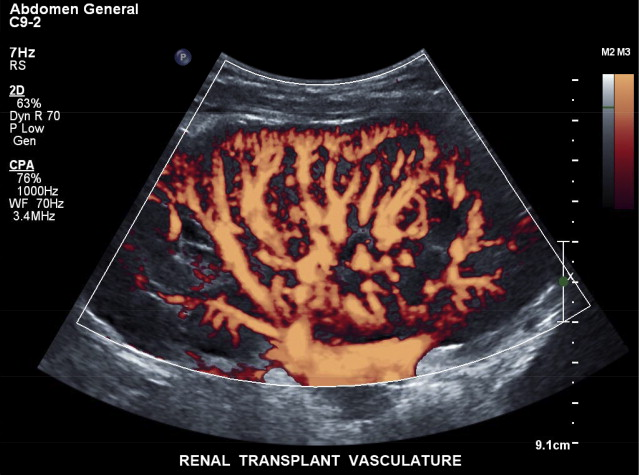
#> input picture images/PowerDopplerTest.jpg, 639 x 475 px, found by its file name
$ python image_crop.py
#> lines starting #> are read from the running program, lines starting #| are printed output that depends on the picture
# Importing Image class from PIL module
from PIL import Image

# Opens a image in RGB mode
im = Image.open("images/PowerDopplerTest.jpg")
#> im is the input picture: PIL image 639x475 RGB; mean R, G, B 52.8, 40.3, 39.9

# Size of the image in pixels (size of original image)
# (This is not mandatory)
width, height = im.size
#> width = 639; height = 475

# Setting the points for cropped image
left = 5
top = height / 4
#> top = 118.8
right = 164
bottom = 3 * height / 4
#> bottom = 356.2

# Cropped image of above dimension
# (It will not change original image)
im1 = im.crop((left, top, right, bottom))
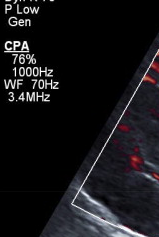
#> im1: PIL image 159x237 RGB; mean R, G, B 21.7, 20.9, 23.6

# Shows the image in image viewer
im1.show()

$ run again, with images/LabTechImage1.JPG copied over images/PowerDopplerTest.jpg
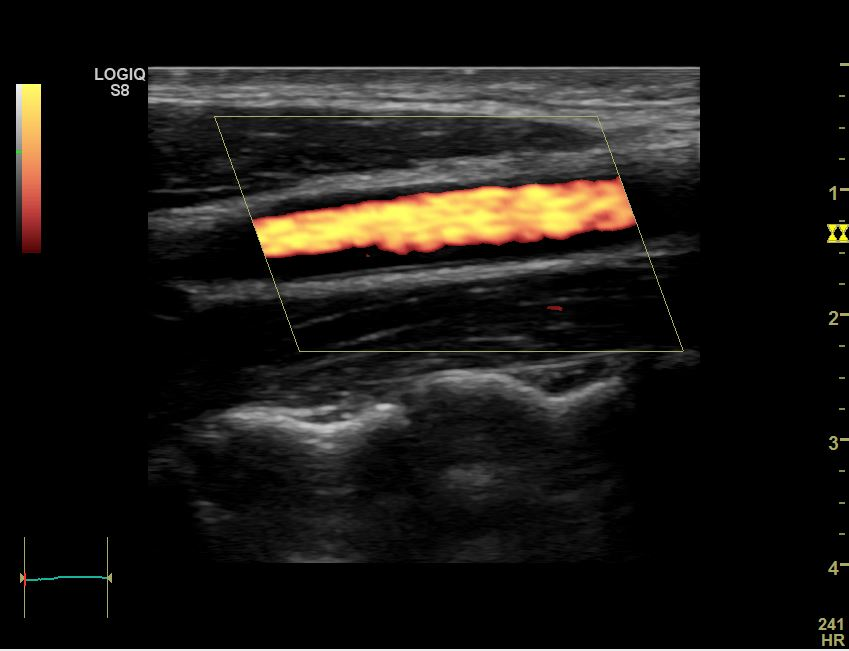
#> input picture images/LabTechImage1.JPG, 849 x 651 px, found by its file name
#> im is the input picture: PIL image 849x651 RGB; mean R, G, B 26.5, 23.9, 20.4
#> `im1 = im.crop((left, top, right, bottom))`:
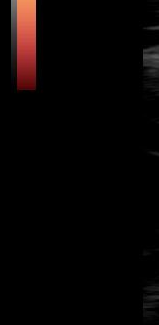
#> im1: PIL image 159x325 RGB; mean R, G, B 7.3, 3.7, 3.3

$ run again, with images/OrignialPDT.jpg copied over images/PowerDopplerTest.jpg
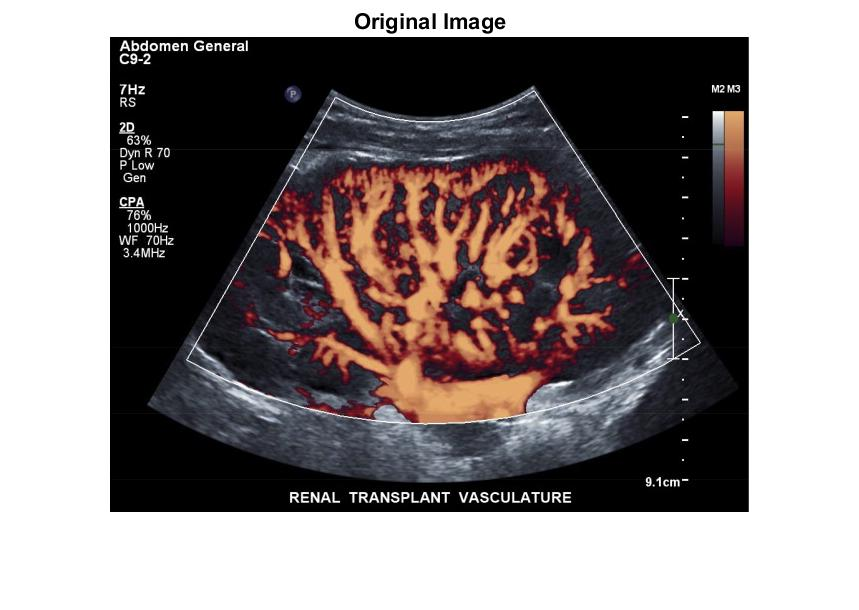
#> input picture images/OrignialPDT.jpg, 859 x 610 px, found by its file name
#> im is the input picture: PIL image 859x610 RGB; mean R, G, B 137.5, 130.2, 130
#> `im1 = im.crop((left, top, right, bottom))`:
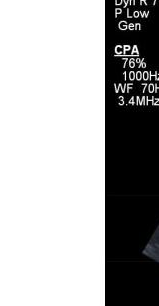
#> im1: PIL image 159x306 RGB; mean R, G, B 173.5, 173.5, 173.6
